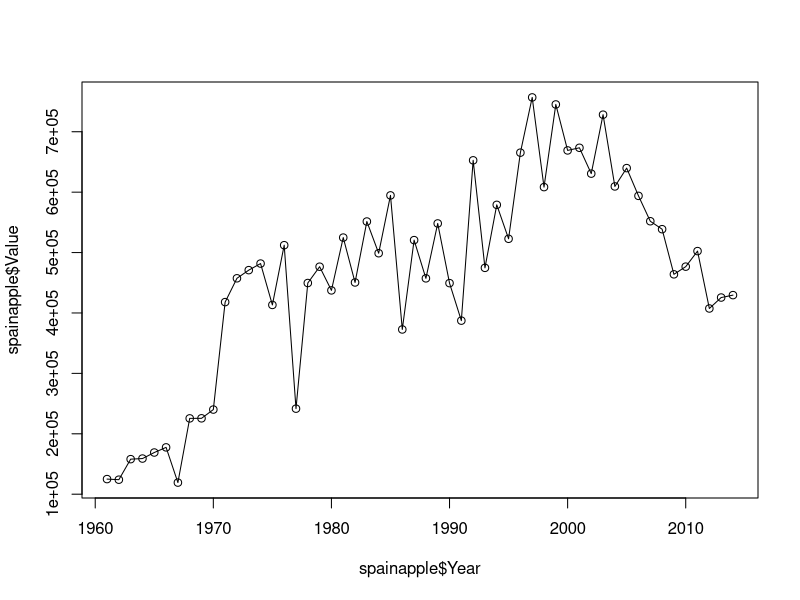
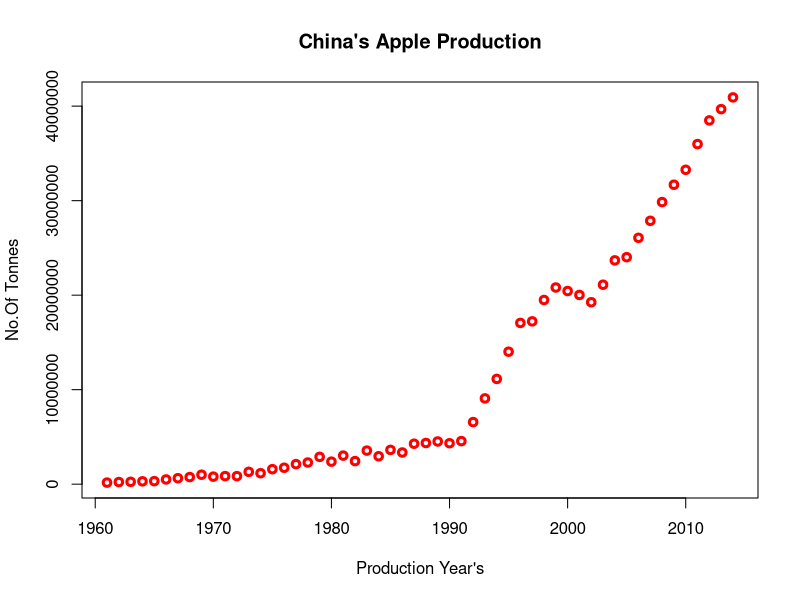
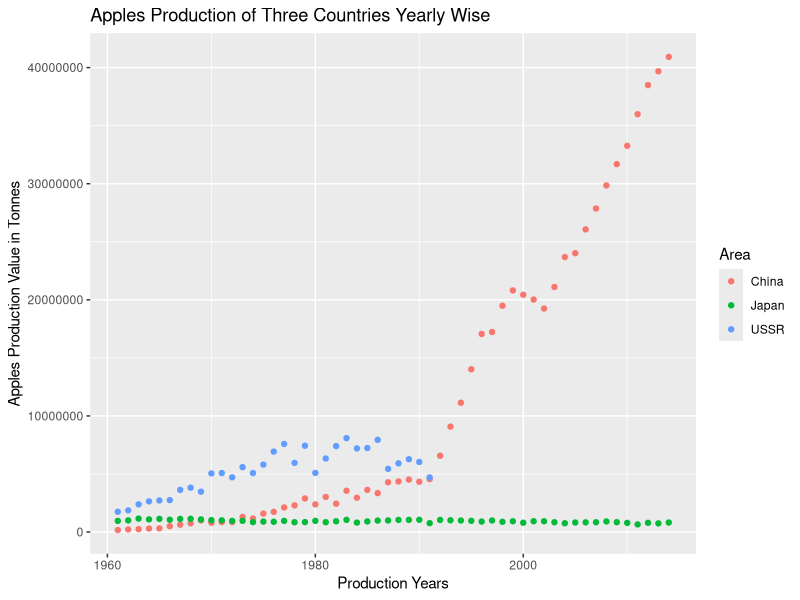
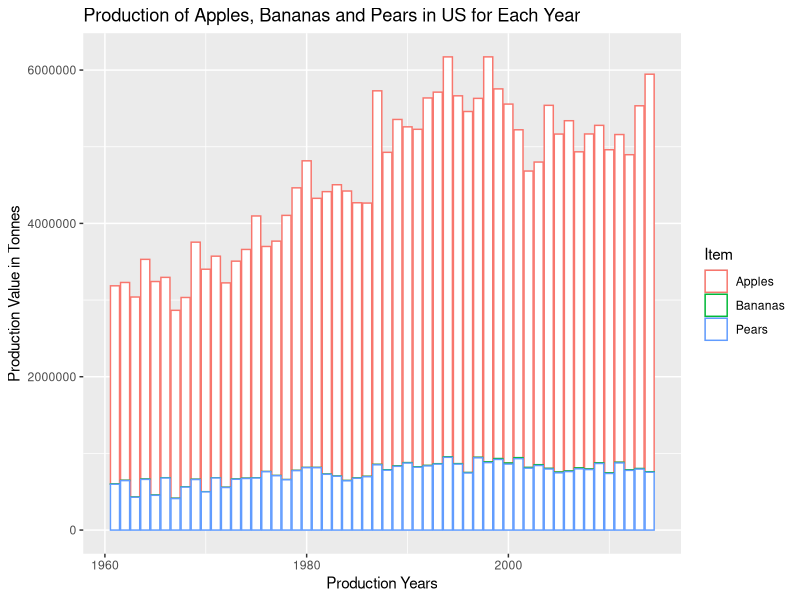

These charts were generated, in order, by the following R code:
### 
# Name: Rajasekhar Reddy Mekala
# ZId: Z1813116
#
# Assignment01: Fruit Graphing
#
# I certify this is my work and my work alone, if I used additional sources I will document
# it in comments. 
#							Rajasekhar
#
#####

#Loads the data file
applebananapear = read.csv('AppleBananaPear.csv') 
#Selects only the data with "Spain" from dataset, column == Area
spainapplebananapear = applebananapear[grep("Spain", applebananapear$Area),]
#Selects only the data from Spain where the Item is a "Pear"
spainapple = spainapplebananapear[grep("Pear", spainapplebananapear$Item),]
#Plots years on the x axis and amount of pears produced on y axis
plot(spainapple$Year, spainapple$Value)
#Connects the points with a line
lines(spainapple$Year, spainapple$Value)

# Part 1
# Produce a graph of the country with the largest production of apples in a single year. That 
# is find the country that has the largest production of apples, then plot its production for 
# all the years associated with that country.

# enter your Part 1 code here

applebananapear = read.csv('AppleBananaPear.csv') 
apples = applebananapear[grep("^Apples$", applebananapear$Item),]
areawisecount = aggregate(apples$Value, by=list(Area=apples$Area), FUN=sum)
 reorder <- order(areawisecount$x)

chainaapplebananapear = applebananapear[grep("^China$", applebananapear$Area),]
chinaapple = chainaapplebananapear[grep("Apples", chainaapplebananapear$Item),]
options(scipen = 999)
plot(chinaapple$Year, chinaapple$Value,
     col = "red",
     lwd = 3,
     ylab = "No.Of Tonnes",
     xlab = "Production Year's",
     main = "China's Apple Production"
)

# Part 1a
# Three things wrong with sample graph
# 1. No Title
# 2. X-Axis and Y-Axis names are not defined
# 3. Y-axis doesn't started with 0


# Part 2
# Pick 3 different countries and plot the production of apples for each year for each country 
# in a single graph.

# enter your Part 2 code here

install.packages("reshape2")
library(reshape2)

install.packages("ggplot2")

library(ggplot2)

applebananapear = read.csv('AppleBananaPear.csv')
indiaapplebananapear = applebananapear[grep("^India$", applebananapear$Area),]
indiaapple = chainaapplebananapear[grep("Apples", indiaapplebananapear$Item),]
japanapplebananapear = applebananapear[grep("^Japan$", applebananapear$Area),]
japanapple = japanapplebananapear[grep("Apples", japanapplebananapear$Item),]
ussrapplebananapear = applebananapear[grep("^USSR$", applebananapear$Area),]
ussrapple = ussrapplebananapear[grep("Apples", ussrapplebananapear$Item),]
threecountries = rbind(indiaapple, japanapple,ussrapple)


mainplot <- ggplot(threecountries, aes(x = Year, y = Value, colour = Area))+
  geom_point()

mainplot + labs(colour = "Area") + labs(x = "Production Years") + labs(y = "Apples Production Value in Tonnes") + labs(title = "Apples Production of Three Countries Yearly Wise")

# Part 3
# Plot the production of apples, bananas and pears for the United States on a single graph.

# enter your Part 3 code here

usapplebananapears=applebananapear[grep("^United States of America$", applebananapear$Area),]

secondplot <- ggplot(usapplebananapears, aes(x = Year, y = Value, colour = Item))+
  geom_bar(stat="identity", fill="white")
secondplot + labs(x = "Production Years") + labs(y = "Production Value in Tonnes") + labs(title = "Production of Apples, Bananas and Pears in US for Each Year")


